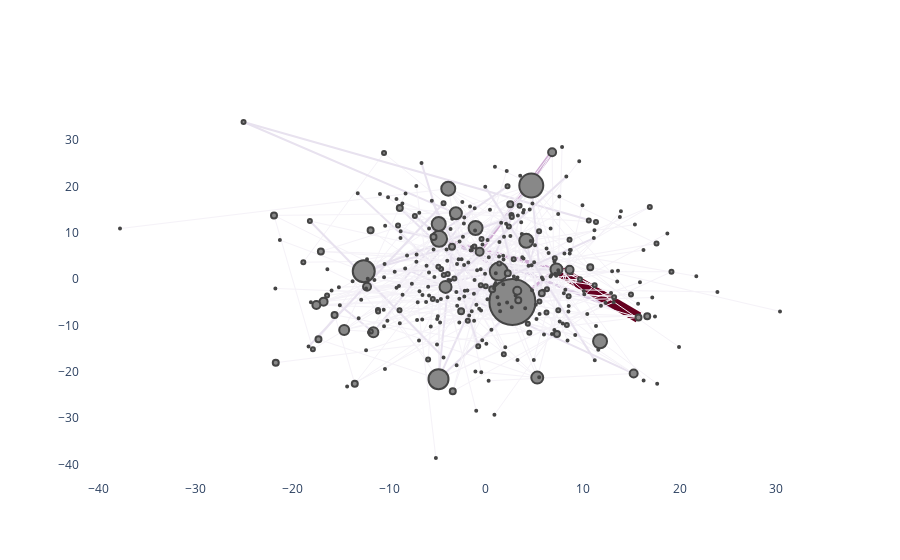

This figure's notebook cell:
### Code cell
configure_plotly_browser_state()
plotNetworkSizeColor1(photographyGraph)
